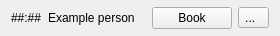
<?xml version="1.0" encoding="UTF-8"?>
<ui version="4.0">
 <class>Form</class>
 <widget class="QWidget" name="Form">
  <property name="geometry">
   <rect>
    <x>0</x>
    <y>0</y>
    <width>280</width>
    <height>36</height>
   </rect>
  </property>
  <property name="windowTitle">
   <string>Form</string>
  </property>
  <layout class="QGridLayout" name="gridLayout">
   <property name="topMargin">
    <number>6</number>
   </property>
   <property name="bottomMargin">
    <number>6</number>
   </property>
   <item row="0" column="1">
    <widget class="QLabel" name="timeLabel">
     <property name="maximumSize">
      <size>
       <width>40</width>
       <height>16777215</height>
      </size>
     </property>
     <property name="text">
      <string>##:##</string>
     </property>
    </widget>
   </item>
   <item row="0" column="2">
    <widget class="QLabel" name="textLabel">
     <property name="sizePolicy">
      <sizepolicy hsizetype="MinimumExpanding" vsizetype="Preferred">
       <horstretch>0</horstretch>
       <verstretch>0</verstretch>
      </sizepolicy>
     </property>
     <property name="text">
      <string>Example person</string>
     </property>
     <property name="scaledContents">
      <bool>false</bool>
     </property>
    </widget>
   </item>
   <item row="0" column="4">
    <widget class="QToolButton" name="optionsButton">
     <property name="text">
      <string>...  </string>
     </property>
     <property name="popupMode">
      <enum>QToolButton::InstantPopup</enum>
     </property>
     <property name="toolButtonStyle">
      <enum>Qt::ToolButtonTextBesideIcon</enum>
     </property>
    </widget>
   </item>
   <item row="0" column="3">
    <widget class="QPushButton" name="bookButton">
     <property name="sizePolicy">
      <sizepolicy hsizetype="Maximum" vsizetype="Fixed">
       <horstretch>0</horstretch>
       <verstretch>0</verstretch>
      </sizepolicy>
     </property>
     <property name="maximumSize">
      <size>
       <width>100</width>
       <height>16777215</height>
      </size>
     </property>
     <property name="text">
      <string>Book</string>
     </property>
     <property name="checkable">
      <bool>false</bool>
     </property>
    </widget>
   </item>
  </layout>
 </widget>
 <resources/>
 <connections/>
</ui>
